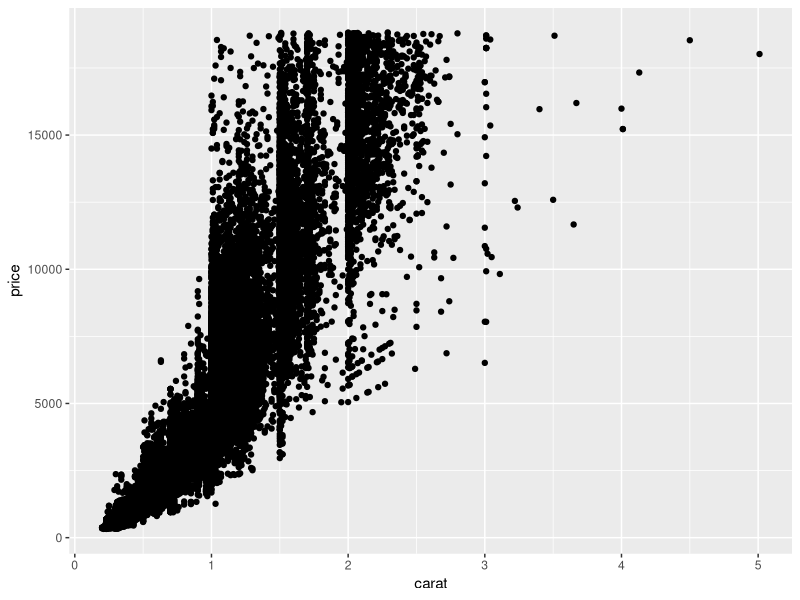
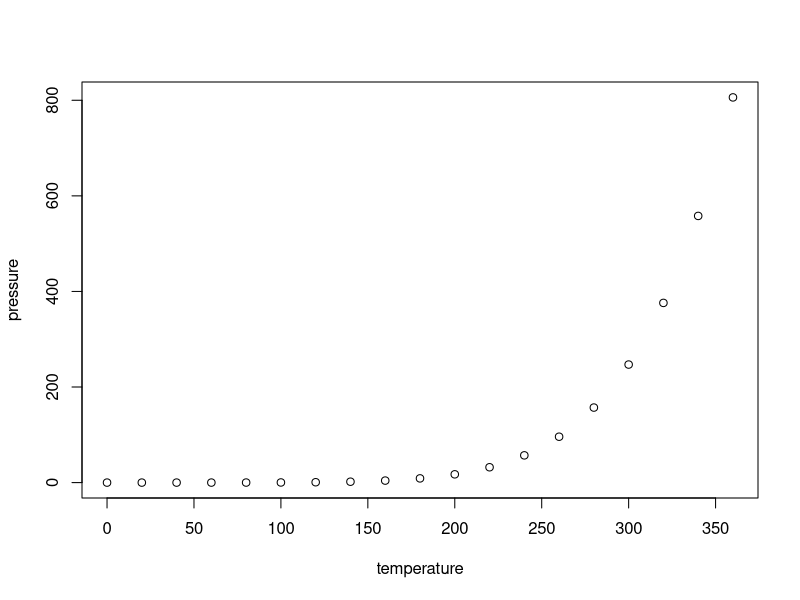

Here is the R script that generated these plots, in order:
## ---- chunk 1

library(tidyr)

library(ggplot2)

str(airquality) 

dim(airquality)

head(airquality)

str(diamonds)

head(diamonds)

## ---- chunk 2

ggplot(data = diamonds)+
  geom_point(mapping = aes(x = carat, y = price))

## ---- chunk 3
plot(pressure)
